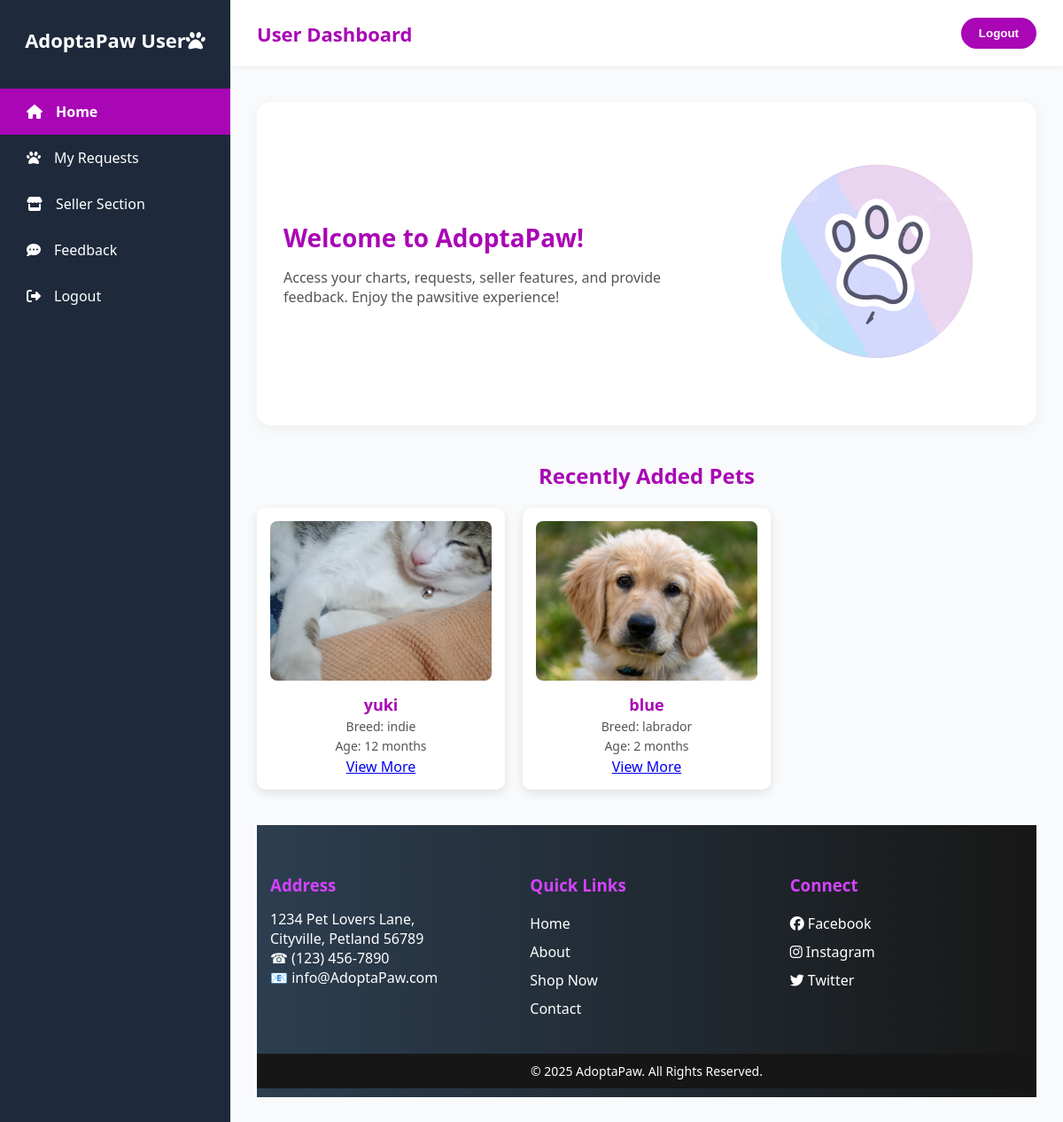
The page /user_dashboard/ (signed in) on the database its author committed.
### pets/models.py (models this page shows, shortened)
class Pet(models.Model):
    PET_TYPES = [
        ('Dog', 'Dog'),
        ('Cat', 'Cat'),
        ('Bird', 'Bird'),
        ('Other', 'Other'),
    ]
    name = models.CharField(max_length=100)
    pet_type = models.CharField(max_length=100)
    breed = models.CharField(max_length=100, default='Unknown')
    age = models.IntegerField()
    gender = models.CharField(max_length=10, choices=[
        ('Male', 'Male'),
        ('Female', 'Female'),
        ('Unknown', 'Unknown')
    ], default='Unknown')
    description = models.TextField(default='No description available.')
    owner = models.ForeignKey(User, on_delete=models.CASCADE, related_name='pets_owner', null=True)
    seller = models.ForeignKey(User, on_delete=models.CASCADE, related_name='pets_selling', null=True)
    buyer = models.ForeignKey(User, on_delete=models.CASCADE, related_name='pets_buying', null=True)
    image = models.ImageField(upload_to='pet_images/', blank=True, null=True)
    is_approved = models.BooleanField(default=False)
    is_adopted = models.BooleanField(default=False)

### pets/views.py (the view)
# urls.py: path('user_dashboard/', views.user_home, name='user_home'),
@login_required(login_url='login')
def user_home(request):
    pets = Pet.objects.filter(is_approved=True).order_by('-id')[:6]
    return render(request, 'user_home.html', {'pets': pets})

### pets/templates/user_home.html (shortened to what this page needs)
{% load static %}
<!DOCTYPE html>
<html lang="en">
<head>
    <link rel="stylesheet" href="https://cdnjs.cloudflare.com/ajax/libs/font-awesome/6.5.1/css/all.min.css">
</head>
<body>
    {% if user.is_authenticated %}
    <div class="sidebar">
        <div class="logo">AdoptaPaw User<i class="fas fa-paw"></i></div>
        <a href="{% url 'user_home' %}" class="active"><i class="fas fa-home"></i> Home</a>
        <a href="{% url 'my_requests' %}"><i class="fas fa-paw"></i> My Requests</a>
        <a href="{% url 'seller_home' %}"><i class="fas fa-store"></i> Seller Section</a>
        <a href="{% url 'feedback'  %}"><i class="fas fa-comment-dots"></i> Feedback</a>
        <a href="#" onclick="logout()"><i class="fas fa-sign-out-alt"></i> Logout</a>
    </div>
    <div class="main">
        <div class="topbar">
            <h1>User Dashboard</h1>
            <button class="logout-btn" onclick="logout()">Logout</button>
        </div>
        {% endif %}
        <div class="content">
            <div class="welcome-card">
                <div class="welcome-text">
                    <h2>Welcome to AdoptaPaw!</h2>
                    <p>Access your charts, requests, seller features, and provide feedback. Enjoy the pawsitive
                        experience!</p>
                </div>
                <div class="welcome-image">
                    <img src="{% static 'image/paw.png' %}" alt="Welcome User">
                </div>
            </div>
            <div class="pets-section">
                <h2>Recently Added Pets</h2>
                <div class="pets-container">
                    {% for pet in pets %}
                    <div class="pet-card">
                        <div class="pet-image-container">
                            {% if pet.image %}
                            <img src="{{ pet.image.url }}" class="img-fluid" alt="{{ pet.name }}">
                            {% else %}
                            <img src="{% static 'images/default_pet.jpg' %}" class="img-fluid" alt="No Image">
                            {% endif %}
                            <h3>{{ pet.name }}</h3>
                            <p>Breed: {{ pet.breed }}</p>
                            <p>Age: {{ pet.age }} months</p>
                            <a href="{% url 'pet_detail' pet.id %}">View More</a>
                        </div>
                    </div>
                    {% empty %}
                    <p>No pets available at the moment.</p>
                    {% endfor %}
                </div>
            </div>
            <footer>
                {% include 'footer.html' %}
            </footer>
        </div>
    </div>
</body>
</html>

### pets/templates/footer.html (shortened to what this page needs)
<!DOCTYPE html>
<html lang="en">
<head>
</head>
<body>
</body>
<footer class="footer">
    <div class="footer-container">
        <div class="footer-section">
            <h3>Address</h3>
            <p>1234 Pet Lovers Lane,<br>Cityville, Petland 56789<br>☎ (123) 456-7890<br>📧 info@AdoptaPaw.com</p>
        </div>
        <div class="footer-section">
            <h3>Quick Links</h3>
            <a href="{% url 'home' %}">Home</a><br>
            <a href="{% url 'about' %}">About</a><br>
            <a href="{% url 'shop' %}">Shop Now</a><br>
            <a href="{% url 'contact_us' %}">Contact</a>
        </div>
        <div class="footer-section">
            <h3>Connect</h3>
            <a href="#"><i class="fab fa-facebook"></i> Facebook</a><br>
            <a href="#"><i class="fab fa-instagram"></i> Instagram</a><br>
            <a href="#"><i class="fab fa-twitter"></i> Twitter</a>
        </div>
    </div>
    <div class="footer-bottom">
        &copy; 2025 AdoptaPaw. All Rights Reserved.
    </div>
</footer>
</html>

### pets/templates/user_home.html (style rules this page uses)
* { margin: 0; padding: 0; box-sizing: border-box; }
body { font-family: 'Segoe UI', sans-serif; background-color: #f9fafb; display: flex; height: 100vh; }
.sidebar { width: 260px; background-color: #1e293b; color: white; display: flex; flex-direction: column; padding-top: 30px; position: fixed; height: 100%; }
.sidebar .logo { font-size: 22px; font-weight: bold; text-align: center; margin-bottom: 40px; }
.sidebar a { color: white; padding: 15px 30px; text-decoration: none; display: flex; align-items: center; transition: background 0.3s ease, transform 0.2s ease; }
.sidebar a i { margin-right: 15px; }
.sidebar .active { background-color: #a906b5; font-weight: bold; }
.main { margin-left: 260px; width: calc(100% - 260px); display: flex; flex-direction: column; height: 100vh; }
.topbar { background-color: #fff; padding: 20px 30px; box-shadow: 0 2px 4px rgba(0, 0, 0, 0.05); display: flex; justify-content: space-between; align-items: center; }
.topbar h1 { font-size: 22px; color: #a906b5; }
.logout-btn { background-color: #a906b5; color: white; padding: 10px 20px; border-radius: 25px; border: none; cursor: pointer; font-weight: bold; transition: transform 0.3s ease; }
.content { padding: 40px 30px; flex: 1; overflow-y: auto; }
.welcome-card { background-color: white; padding: 30px; border-radius: 16px; box-shadow: 0 4px 20px rgba(0, 0, 0, 0.05); display: flex; align-items: center; justify-content: space-between; flex-wrap: wrap; margin-bottom: 40px; animation: fadeSlide 0.8s ease forwards; }
.welcome-text { max-width: 60%; }
.welcome-text h2 { font-size: 28px; color: #a906b5; margin-bottom: 15px; }
.welcome-text p { font-size: 16px; color: #555; }
.welcome-image img { max-width: 300px; border-radius: 12px; }
.pets-section h2 { margin-bottom: 20px; color: #a906b5; font-size: 24px; text-align: center; }
.pets-container { display: grid; grid-template-columns: repeat(auto-fill, minmax(220px, 1fr)); gap: 20px; justify-content: center; }
.pet-card { background: white; border-radius: 10px; box-shadow: 0 4px 12px rgba(0, 0, 0, 0.1); padding: 15px; text-align: center; transition: transform 0.3s ease-in-out; }
.pet-card img { width: 100%; height: 180px; object-fit: cover; border-radius: 8px; }
.pet-card h3 { color: #a906b5; margin-top: 10px; font-size: 18px; }
.pet-card p { font-size: 14px; margin: 3px 0; color: #555; }
footer { margin-top: 40px; text-align: center; color: #555; }

### pets/templates/footer.html (style rules this page uses)
.footer { background: linear-gradient(to right, #2c3e50, #171716); color: white; padding: 40px 0 10px; }
.footer-container { display: flex; flex-wrap: wrap; justify-content: space-around; text-align: left; }
.footer-section { flex: 1; margin: 15px; min-width: 250px; }
.footer-section h3 { margin-bottom: 15px; color: #d343ff; }
.footer-section a { color: white; text-decoration: none; display: inline-block; margin: 5px 0; }
.footer-bottom { text-align: center; margin-top: 20px; font-size: 14px; background: #161616; padding: 10px; }

### rows shown on the page
Pet: image (picture), name "yuki", breed "indie", age "12"
Pet: image (picture), name "blue", breed "labrador", age "2"
